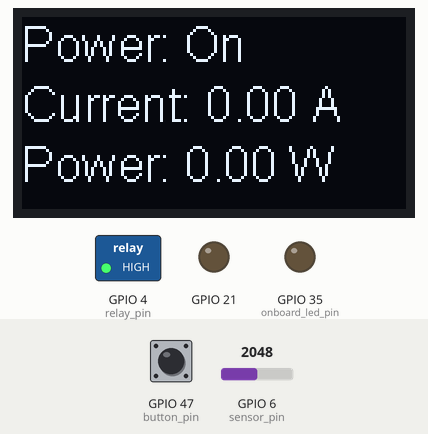
Recording of a sketch running on a simulated ESP32-S3. Parts: 128×64 one-colour display, switched loads named in the sketch (green lamp = pin HIGH), output pins drawn as LEDs (lit = HIGH). The test bench sets the inputs (shaded band); at power-on: GPIO 47 (button_pin) HIGH, GPIO 6 (sensor_pin) = 2048. What the sketch prints to the serial monitor is not drawn.

Above: at 3.1 s.
3.2 s: GPIO 47 (button_pin) pulled LOW for 3.2 s
At 8.0 s:
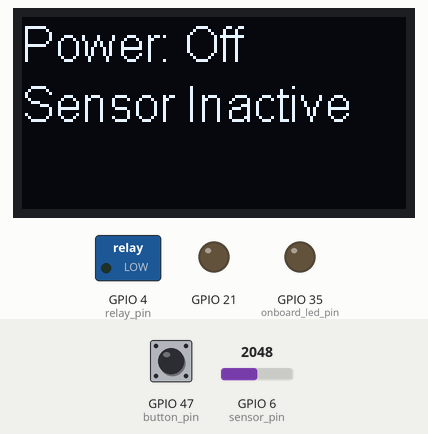
9.0 s: GPIO 47 (button_pin) pulled LOW for 0.15 s
At 9.8 s:
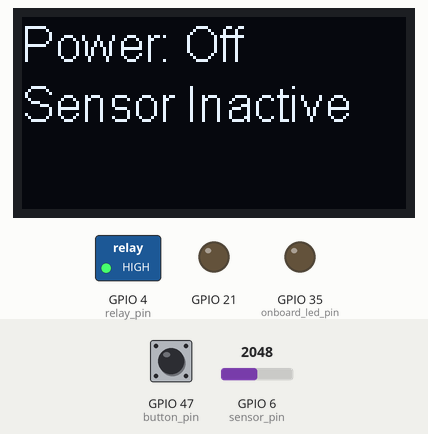
11.5 s: GPIO 6 (sensor_pin) set to 2866
At 13.4 s:
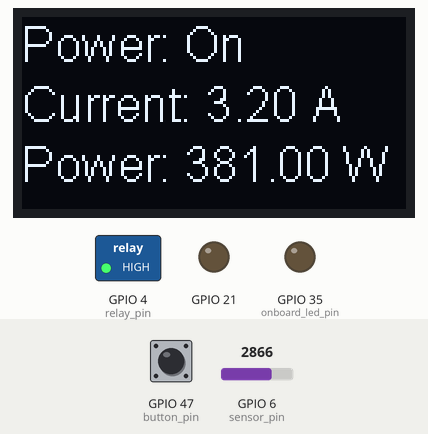
14.0 s: GPIO 6 (sensor_pin) set to 3603
At 16.5 s:
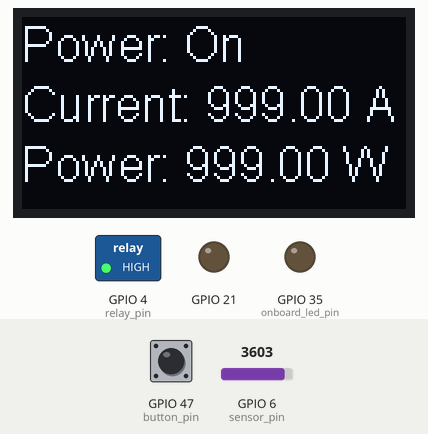
Timing chart, 0 to 17.5 s (numbered marks = the images above; inputs shaded):
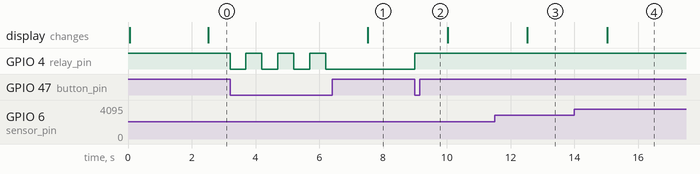

The sketch:

energy_monitor_v5.ino
```cpp
// Include libraries for the onboard display and current sensor
#include <Wire.h>
#include "HT_SSD1306Wire.h"

// Display setup (manufacturer provided): addr , freq , i2c group , resolution , rst
SSD1306Wire  display(0x3c, 500000, SDA_OLED, SCL_OLED, GEOMETRY_128_64, RST_OLED);

// Define variables
//int counter = 1;
int button_state = 1;
int prev_button_state = 1;
int relay_state = HIGH;
//double results = 0;
//float sensor_raw = 0;
//float sensor_raw_prev = 0;
//float sensor_ma = 0;
//float sensor_ma_prev = 0;

// Sensor reading and calculation variables
double sensor_mv_raw = 0;
//double sensor_mv_prev = 0;
double sensor_mv = 0;
double amps = 0;
double watts = 0;
double amps_for_printing = 0;
double watts_for_printing = 0;
// Update these values as needed/measured
int volts = 120;
double mv_baseline = 2055;
int mv_per_amp = 80;

// Timing variables - sensor_interval determines how often the sensor is read
unsigned long prev_sensor_millis = 0;
unsigned long prev_debounce_millis = 0;
long sensor_interval = 2500;
long debounce_interval = 500;

// int mVperAmp = 100;
// int RawValue = 0;
// int ACSoffset = 2500;


// Pin mapping
const int sensor_pin = 6;        // Signal from current sensor: pin 6, analog input
const int relay_pin = 4;         // Relay control signal: pin 4, digital output, active HIGH
const int button_pin = 47;       // External button: pin 47 (pin 0 for built-in button), digital input, pull-up resistor, active LOW
const int onboard_led_pin = 35;  // White LED built-in to the dev board: pin 35, active LOW

void setup() {

  // Enable serial monitor
  Serial.begin(115200);

  // Set up pins
  pinMode(sensor_pin, INPUT);
  pinMode(relay_pin, OUTPUT);
  pinMode(button_pin, INPUT_PULLUP);
  pinMode(onboard_led_pin, OUTPUT);

  // Set initial relay state
  digitalWrite(relay_pin, HIGH);

  // Turn on the "Vext" transistor-controlled pins (controls the onboard display)
  pinMode(Vext,OUTPUT);
  digitalWrite(Vext, LOW);
  delay(50);

  // Initialize display and set text parameters
  display.init();
  display.setFont(ArialMT_Plain_16);
  display.setTextAlignment(TEXT_ALIGN_LEFT);
}

void loop() {

  unsigned long current_millis = millis();

  // Read button state with debounce
  int new_button_state = digitalRead(button_pin);
  if (new_button_state == LOW && ((current_millis - prev_debounce_millis) >= debounce_interval)) {
    relay_state = !relay_state;
    digitalWrite(relay_pin, relay_state);
    prev_debounce_millis = millis();
  }


  // Take a new sensor reading if relay_state is HIGH and sensor_interval has elapsed
  if (current_millis - prev_sensor_millis >= sensor_interval) {
    if (relay_state == HIGH) {
      Serial.println("interval elapsed-taking sensor reading...");
      sensor_mv_raw = analogReadMilliVolts(sensor_pin);
      Serial.print("Raw mV: ");
      Serial.println(sensor_mv_raw);
      // Calibrating with roughly-approximated best-fit values: baseline (no current) = 2055mV; mV change in reading per 1 Amp change in current = 80mV/A
      // Calibration points (for reference): baseline=~2040-2080mV (2055); 1.1A=~2142mV; 2.2A=~2247mV; 8.5A=2747mV
      if ((sensor_mv_raw - mv_baseline) <= 30) {
        sensor_mv = 0;
        // The hardware shouldn't be used for >10A, so the maximum mV value (over baseline) should be approximately 10A * 83mV/A = 830mV
      } else if ((sensor_mv_raw - mv_baseline) >= 830) {
        sensor_mv = -1;
      } else {
        sensor_mv = sensor_mv_raw - mv_baseline;
      }
      Serial.print("sensor_mv ");
      Serial.println(sensor_mv);
      // Use the sensor_mv to calculate the current; use the current and measured voltage to calculate power
      if (sensor_mv == -1) {
        amps_for_printing = 999;
        watts_for_printing = 999;
      } else if (sensor_mv == 0) {
        amps = 0;
        watts = 0;
        amps_for_printing = 0;
        watts_for_printing = 0;
      } else {
        amps = sensor_mv / mv_per_amp;
        watts = amps * volts;
        amps_for_printing = ((round(amps * 10)) / 10);
        watts_for_printing = int(round(watts));
      }

      Serial.print("amps: ");
      Serial.println(amps);
      Serial.print("amps_for_printing: ");
      Serial.println(amps_for_printing);
      Serial.print("watts: ");
      Serial.println(watts);
      Serial.print("watts_for_printing: ");
      Serial.println(watts_for_printing);

      // Setup built-in OLED
      display.clear();
      display.drawString(0, 0, ("Power: On"));
      //display.drawString(0, 20, ("Raw mv: " + String(sensor_mv_raw)));
      //display.drawString(0, 20, ("New mV: " + String(new_mv)));
      display.drawString(0, 20, ("Current: " + String(amps_for_printing) + " A"));
      display.drawString(0, 40, ("Power: " + String(watts_for_printing) + " W"));
      display.display();
    } else if (relay_state == LOW) {
      display.clear();
      display.drawString(0, 0, ("Power: Off"));
      display.drawString(0, 20, ("Sensor Inactive"));
      display.display();
    }
  // Reset sensor timer
  prev_sensor_millis = current_millis;
  }
}
```

Measured:
- after the input at 3.2 s, GPIO 4 (relay_pin): alternates HIGH for 0.50 s and LOW for 0.50 s, 7 changes in all, then stays LOW, starting at once; the display: changes after 4.3 s (image 1)
- after the input at 9.0 s, GPIO 4 (relay_pin): LOW → HIGH at once
- after the input at 11.5 s, the display: changes after 1.0 s (image 3)
- after the input at 14.0 s, the display: changes after 1.0 s (image 4)
